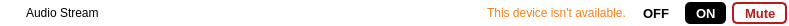
<?xml version="1.0" encoding="UTF-8"?>
<ui version="4.0">
 <class>AudioControlWidget</class>
 <widget class="QWidget" name="AudioControlWidget">
  <property name="geometry">
   <rect>
    <x>0</x>
    <y>0</y>
    <width>789</width>
    <height>26</height>
   </rect>
  </property>
  <property name="font">
   <font>
    <family>Arial</family>
   </font>
  </property>
  <property name="windowTitle">
   <string>Form</string>
  </property>
  <property name="styleSheet">
   <string notr="true">.QWidget {
	background-color: white;
	border-radius: 5px;
}

QRadioButton::indicator,QCheckBox:indicator {
	width: 0px; 
	height: 0px; 
}

QRadioButton {
	background-color: transparent;
	color: black;
	border-radius: 5px;
	padding-left:5px;
	padding-right:5px;
	font-family: &quot;Arial&quot;;
	font-size: 10pt;
	font-weight: bold;
}

QRadioButton:checked {
	background-color: black;
	color: white;
}

QCheckBox {
	background-color: transparent;
	color: #b71c1c;
	border-radius: 5px;
	border-color: #b71c1c;
	border-width: 2px;
	border-style: solid;
	padding-left:5px;
	padding-right:5px;
	font-family: &quot;Arial&quot;;
	font-size: 10pt;
	font-weight: bold;
}

QCheckBox:checked {
	background-color: #b71c1c;
	color: white;
}</string>
  </property>
  <layout class="QHBoxLayout" name="horizontalLayout">
   <property name="leftMargin">
    <number>2</number>
   </property>
   <property name="topMargin">
    <number>2</number>
   </property>
   <property name="rightMargin">
    <number>2</number>
   </property>
   <property name="bottomMargin">
    <number>2</number>
   </property>
   <item>
    <widget class="QLabel" name="graphicLabel">
     <property name="minimumSize">
      <size>
       <width>18</width>
       <height>18</height>
      </size>
     </property>
     <property name="maximumSize">
      <size>
       <width>18</width>
       <height>18</height>
      </size>
     </property>
     <property name="styleSheet">
      <string notr="true">qproperty-pixmap: url(:/icons/volume_up_black_18px.png);</string>
     </property>
    </widget>
   </item>
   <item>
    <widget class="QLabel" name="nameLabel">
     <property name="font">
      <font>
       <family>Arial</family>
      </font>
     </property>
     <property name="text">
      <string>Audio Stream</string>
     </property>
    </widget>
   </item>
   <item>
    <spacer name="horizontalSpacer">
     <property name="orientation">
      <enum>Qt::Horizontal</enum>
     </property>
     <property name="sizeHint" stdset="0">
      <size>
       <width>326</width>
       <height>16</height>
      </size>
     </property>
    </spacer>
   </item>
   <item>
    <widget class="QLabel" name="unavailableLabel">
     <property name="font">
      <font>
       <family>Arial</family>
      </font>
     </property>
     <property name="styleSheet">
      <string notr="true">color: #F57F17;</string>
     </property>
     <property name="text">
      <string>This device isn't available.</string>
     </property>
    </widget>
   </item>
   <item>
    <widget class="QRadioButton" name="disabledRadioButton">
     <property name="minimumSize">
      <size>
       <width>0</width>
       <height>22</height>
      </size>
     </property>
     <property name="text">
      <string>OFF </string>
     </property>
     <property name="checked">
      <bool>false</bool>
     </property>
    </widget>
   </item>
   <item>
    <widget class="QRadioButton" name="playRadioButton">
     <property name="minimumSize">
      <size>
       <width>0</width>
       <height>22</height>
      </size>
     </property>
     <property name="text">
      <string>ON </string>
     </property>
     <property name="checked">
      <bool>true</bool>
     </property>
    </widget>
   </item>
   <item>
    <widget class="QCheckBox" name="muteCheckBox">
     <property name="minimumSize">
      <size>
       <width>0</width>
       <height>22</height>
      </size>
     </property>
     <property name="font">
      <font>
       <family>Arial</family>
       <pointsize>10</pointsize>
       <weight>75</weight>
       <bold>true</bold>
      </font>
     </property>
     <property name="text">
      <string>Mute </string>
     </property>
     <property name="checked">
      <bool>false</bool>
     </property>
    </widget>
   </item>
  </layout>
 </widget>
 <resources/>
 <connections/>
</ui>
